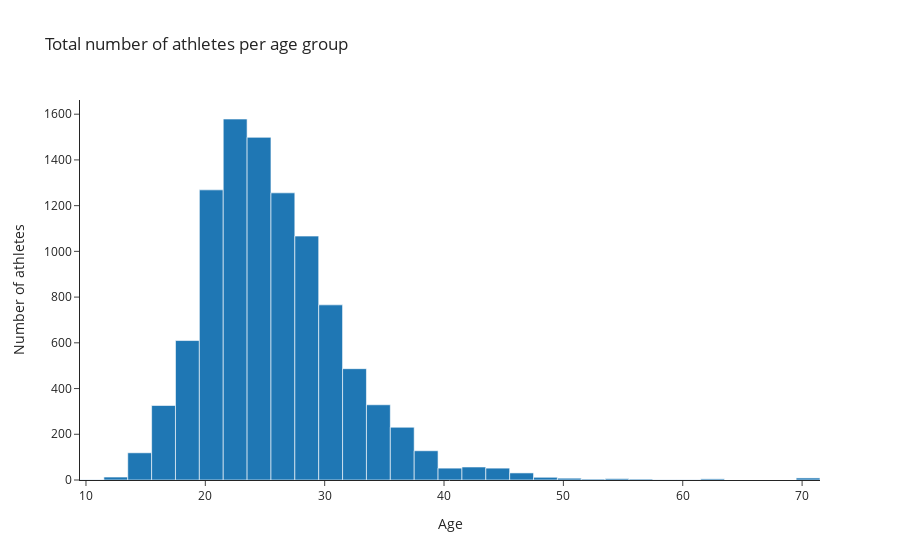

Here is the notebook cell this chart was saved with:
### Markdown cell above
## Total number of athletes per age group

### Code cell
fig = px.histogram(
    all_italy_athletes,
    x=all_italy_athletes.index,
    y=all_italy_athletes.values,
    nbins=len(all_italy_athletes.index),
    # labels={
    #     "values": "Total number of athletes"
    # },
    title="Total number of athletes per age group",
    template="simple_white"
)

fig.update_traces(hovertemplate=None)
fig.update_layout(hovermode="x")
fig.update_layout(yaxis_title="Number of athletes")

fig.show()

### Figure 1 — Plotly figure (JSON) as saved in the notebook; plotly's stock layout.template omitted (floating-point values rounded to 4 significant figures)
{"data": [{"alignmentgroup": "True", "bingroup": "x", "histfunc": "sum", "legendgroup": "", "marker": {"color": "#1F77B4", "pattern": {"shape": ""}}, "name": "", "nbinsx": 52, "offsetgroup": "", "orientation": "v", "showlegend": false, "type": "histogram", "x": [23, 24, 22, 21, 25, 26, 27, 20, 28, 29, 30, 19, 31, 18, 32, 33, 34, 17, 16, 36, 35, 37, 15, 38, 39, 14, 45, 41, 43, 42, 40, 44, 46, 47, 13, 71, 48, 49, 51, 54, 12, 56, 50, 62, 55, 52, 53, 63, 11, 61, 59, 57], "xaxis": "x", "y": [836, 825, 743, 679, 674, 664, 592, 590, 575, 492, 416, 356, 350, 254, 254, 233, 201, 183, 143, 141, 128, 90, 85, 74, 54, 34, 32, 30, 30, 27, 22, 20, 17, 14, 9, 9, 7, 5, 5, 4, 4, 3, 3, 3, 2, 2, 2, 2, 1, 1, 1, 1], "yaxis": "y"}], "layout": {"barmode": "relative", "hovermode": "x", "legend": {"tracegroupgap": 0}, "title": {"text": "Total number of athletes per age group"}, "xaxis": {"anchor": "y", "domain": [0, 1], "title": {"text": "Age"}}, "yaxis": {"anchor": "x", "domain": [0, 1], "title": {"text": "Number of athletes"}}}}
